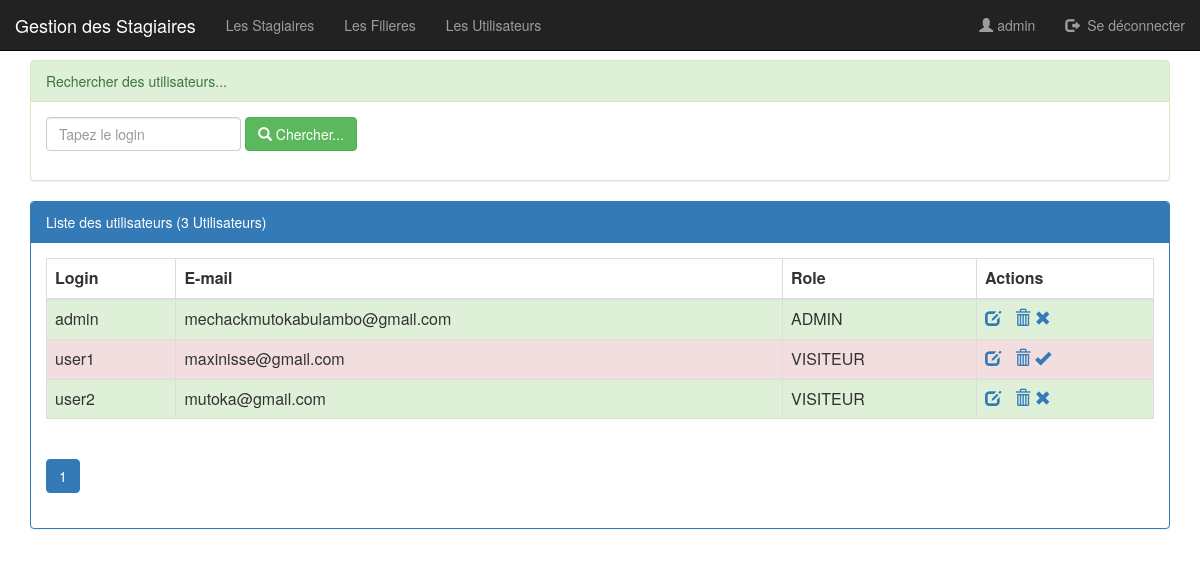
Screenshot of /pages/utilisateurs.php (signed in) with the database file from the repository.
### tables this page shows
create table utilisateurs(
    idutilisateur int(4) auto_increment primary key,
    login varchar(50),
    email varchar(255),
    role varchar(50),
    etat int(1),
    psswd varchar(255)
);

### pages/utilisateurs.php (the view, shortened to what this page needs)
<?php
require_once("connexiondb.php");
$login = isset($_GET['login']) ? $_GET['login'] : "";
$size = isset($_GET['size']) ? $_GET['size'] : 3;
$page = isset($_GET['page']) ? $_GET['page'] : 1;
$offset = ($page - 1) * $size;
$requeteUser = "select * from utilisateurs where login like '%$login%' limit $size offset $offset";
$requeteCount = "select count(*) countU from utilisateurs";
$resultatUser = $pdo->Query($requeteUser);
$resultatsCount = $pdo->Query($requeteCount);
$tabCount = $resultatsCount->fetch();
$nbreUtilisateur = $tabCount['countU'];
$reste = $nbreUtilisateur % $size;
if ($reste == 0)
    $nombrepage = $nbreUtilisateur / $size;
else
    $nombrepage = floor($nbreUtilisateur / $size) + 1;
?>
<html>
    <head>
        <link rel="stylesheet" type="text/css" href="../css/bootstrap.min.css">
        <link rel="stylesheet" type="text/css" href="../css/monstyle.css">
    </head>
    <body>
<?php include("menu.php");
?>
        <div class="container">
            <div class="panel panel-success margetop">
                <div class="panel-heading">Rechercher des utilisateurs...</div>
                <div class="panel-body">
                    <form method="get" action="utilisateurs.php" class="form-inline">
                        <div class="form-group">
                            <input type="text" name="login" placeholder="Tapez le login"
                                   class="form-control"
                                   value="<?php echo $login ?>">
                        </div>
                        <button type="submit" class="btn btn-success">
                            <span class="glyphicon glyphicon-search"></span>
                            Chercher...
                        </button>
                    </form>
                </div>
            </div>
            <div class="panel panel-primary">
                <div class="panel-heading">Liste des utilisateurs (<?php echo $nbreUtilisateur ?> Utilisateurs)  </div>
                <div class="panel-body">
                    <table class="table table-striped table-bordered">
                        <thead>
                            <tr>
                                <th>Login</th><th>E-mail</th><th>Role</th><th>Actions</th>
                            </tr>
                        </thead>
                        <tbody>
<?php while ($utilisateur = $resultatUser->fetch()) { ?>
                                <tr class="<?php if ($utilisateur['etat'] == 1) echo 'success';
    else echo 'danger'; ?>">
                                    <td><?php echo $utilisateur['login'] ?></td>
                                    <td><?php echo $utilisateur['email'] ?></td>
                                    <td><?php echo $utilisateur['role'] ?></td>
                                    <td>
                                        <a href="editerUtilisateur.php?idU=<?php echo $utilisateur['idutilisateur'] ?>">
                                            <span class="glyphicon glyphicon-edit"></span>
                                        </a>
                                        <a onclick="return confirm('Voulez-vous vraiment supprimer cet utilisateur ?')"
                                           href="supprimerUtilisateur.php?idU=<?php echo $utilisateur['idutilisateur'] ?>">
                                            <span class="glyphicon glyphicon-trash"></span>
                                        </a>
                                        <a href="activerUtilisateur.php?idU=<?php echo $utilisateur['idutilisateur'] ?>&etat=<?php echo $utilisateur['etat'] ?>">
    <?php
    if ($utilisateur['etat'] == 1)
        echo '<span class="glyphicon glyphicon-remove"></span>';
    else
        echo '<span class="glyphicon glyphicon-ok"></span>';
    ?>
                                        </a>
                                    </td>
                                </tr>
                            <?php } ?>
                        </tbody>
                    </table>
                    <div>
                        <ul class="pagination">
                            <?php for ($i = 1; $i <= $nombrepage; $i++) { ?>
                                <li class="<?php if ($i == $page) echo 'active' ?>">
                                    <a href="utilisateurs.php?page=<?php echo $i; ?>&login=<?php echo $login ?>">
                                        <?php echo $i; ?>
                                    </a>
                                </li>
                            <?php } ?>
                        </ul>
                    </div>
                </div>
            </div>
        </div>
    </body>
</html>

### css/monstyle.css (style rules this page uses)
.margetop { margin-top: 60px; }

### rows the page displays
utilisateurs: login "admin", email "mechackmutokabulambo@gmail.com", role "ADMIN", etat 1 (drawn)
utilisateurs: login "user1", email "maxinisse@gmail.com", role "VISITEUR", etat 0 (drawn)
utilisateurs: login "user2", email "mutoka@gmail.com", role "VISITEUR", etat 1 (drawn)

### other values shown
$_SESSION['user']['login'] "admin"
$nbreUtilisateur "3"
